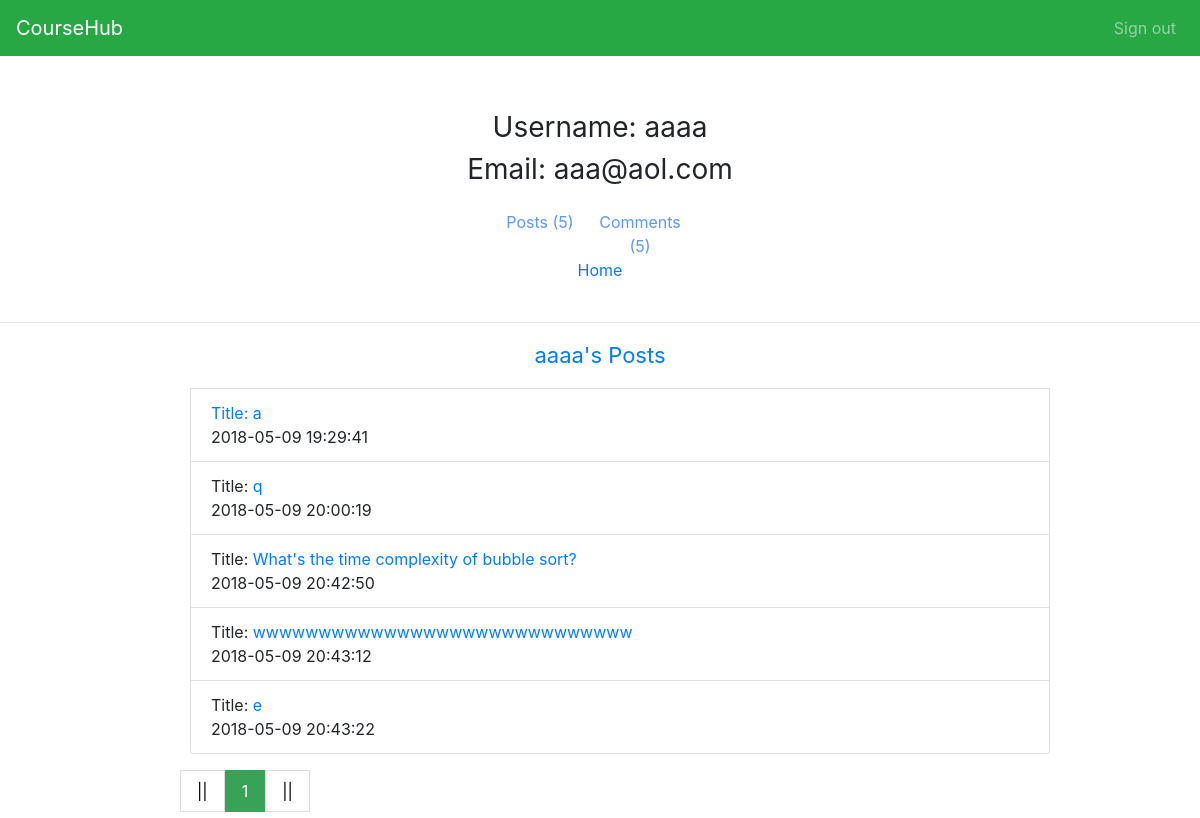
The app's page /usercenter/aaaa/post (signed in) with its own data.
### coursehubapp.py (models this page shows)
class User(UserMixin, db.Model):
    __tablename__ = 'user'
    id = db.Column(db.Integer, primary_key=True)
    username = db.Column(db.String(15), unique=True, nullable=False)
    email = db.Column(db.String(50), unique=True, nullable=False)
    password = db.Column(db.String(80), nullable=False)
    post = db.relationship('Post', backref='user', lazy='dynamic')
    comment = db.relationship('Comment', backref='user', lazy='dynamic')
    courses = db.relationship('Course', secondary=students_courses, backref=db.backref('students'), lazy='dynamic')

class Post(db.Model):
    __tablename__ = 'post'
    __searchable__ = ['title']
    id = db.Column(db.Integer, primary_key=True)
    title = db.Column(db.String(100))
    description = db.Column(db.String())
    user_id = db.Column(db.Integer, db.ForeignKey('user.id'), nullable=False)
    course_id = db.Column(db.Integer, db.ForeignKey('course.id'), nullable=False)
    post_time = db.Column(db.DateTime, default=datetime.now)
    rating = db.Column(db.Integer)
    comment = db.relationship('Comment', backref='post', lazy='dynamic')

### coursehubapp.py (the view)
@app.route('/usercenter/<username>/<tag>')
@login_required
def usercenter(username, tag):
    user = User.query.filter(User.username == username).first()
    page = request.args.get(get_page_parameter(), type=int, default=1)
    pagination1 = user.post.paginate(page=page, per_page=10, error_out=False)
    pagination2 = user.comment.paginate(page=page, per_page=10, error_out=False)
    comments = pagination2.items
    posts = pagination1.items
    if tag == 'post':
        return render_template('usercenter1.html', user=user, pagination1=pagination1, posts=posts)
    else:
        return render_template('usercenter2.html', user=user, pagination2=pagination2, comments=comments)

### coursehubapp.py (called while the page is built)
@login_manager.user_loader
def load_user(user_id):
    return User.query.get(int(user_id))

### templates/usercenter1.html
{% extends 'usercenter.html' %}
{% block user %}
    <p style="font-size: 22px; text-align: center;">{{ user.username }}'s Posts</p>
    <div class="all-post"  style="margin:0 auto;width:900px;height:auto;">
              <ul class="note-list" >
                {% for post in posts %}
                    <li class="list-group-item">
                   <p >Title:  <a href="{{ url_for('detail',post_id=post.id) }}"> {{ post.title }}</a></p>
                        <span class="time">{{ post.post_time.strftime('%Y-%m-%d %H:%M:%S') }}</span>
                    </li>
                {% endfor %}
            </ul>
     </div>
      <div class="pagination-container">
    <ul class="pagination">
       {% if pagination1.has_prev %}
            <li><a href="{{url_for('usercenter',username=user.username,tag='post', page=pagination1.page-1)}}">«</a></li>
            {% else %}
            <li><a href="">||</a></li>
            {% endif %}
            {% for p in pagination1.iter_pages() %}
                {% if p %}
                    {% if p == pagination1.page %}
                <li ><a class="active" href="">{{p}}</a></li>
                {% else %}
                <li><a href="{{ url_for('usercenter',username=user.username,tag='post', page=p)}}">{{p}}</a></li>
                {% endif %}
                {% else %}
                <li><a href="">&hellip;</a></li>
                {% endif %}
            {% endfor %}
            {% if pagination1.has_next %}
                <li><a href="{{url_for('usercenter',username=user.username,tag='post',page=pagination1.page+1)}}">»</a></li>
            {% else %}
             <li><a href="">||</a></li>
            {% endif %}
    </ul>
      </div>
 {% endblock %}

### templates/usercenter.html (shortened to what this page needs)
<!DOCTYPE html>
<html lang="en">
<head>
 <link rel="stylesheet" href="https://maxcdn.bootstrapcdn.com/bootstrap/4.0.0/css/bootstrap.min.css">
 <link rel="stylesheet" type="text/css">
</head>
   <nav class="navbar navbar-expand-sm bg-success navbar-dark">
       <a class="navbar-brand" href="#">CourseHub</a>
           <ul class="navbar-nav ml-auto">
               <li class="nav-item">
                   <a class="nav-link" href="{{ url_for('logout') }}">Sign out</a>
               </li>
            </ul>
   </nav>
   <div class="user-info">
   <p >Username: {{ user.username }}
   <br>Email: {{ user.email }}
   </p>
   </div>
<div class="header">
    <ul class="selection">
        <li> <a href="{{ url_for('usercenter',username=user.username,tag='post') }}">
          Posts ({{ user.post.count() }})</a> </li>
        <li><a href=" {{ url_for('usercenter',username=user.username,tag='comment')}}">
           Comments ({{ user.comment.count() }})</a> </li>
	<br>
	<br>
</ul>
</div>
<center><a href="{{ url_for('userspage') }}">
	Home</center>
<br> <hr>
{% block user %}{% endblock %}
</body>
</html>

### templates/usercenter.html (style rules this page uses)
.user-info { margin-top: 50px; }
.user-info p { text-align: center; height: auto; font-size: 28px; }
.header { margin-top: 20px; }
.selection { width: 300px; height: auto; margin:0 auto; }
.selection li { display: block; float: left; width: 100px; text-align: center; }
.selection a { width: 100px; text-align: center; display: block; float: left; text-decoration: none; color: #5c96ff; }
.list-group-item p { margin: 0; }
.pagination { display: inline-block; padding: 0; margin: 0; }
.pagination li { display: inline; }
.pagination li a { color: black; float: left; padding: 8px 16px; text-decoration: none; transition: background-color .3s; border: 1px solid #ddd; }
ul.pagination li a.active { background-color: #38a356; color: white; border: 1px solid #38a356; }
.pagination-container { width: 70%; margin: 0 auto; }

### records on screen
User: username "aaaa", email "aaa@aol.com"
Post: title "a", post_time "2018-05-09 19:29:41"
Post: title "q", post_time "2018-05-09 20:00:19"
Post: title "What's the time complexity of bubble sort?", post_time "2018-05-09 20:42:50"
Post: title "wwwwwwwwwwwwwwwwwwwwwwwwwwwww", post_time "2018-05-09 20:43:12"
Post: title "e", post_time "2018-05-09 20:43:22"

### other values on screen
{{ user.post.count() }} "5"
{{ user.comment.count() }} "5"
{{ p }} "1"
